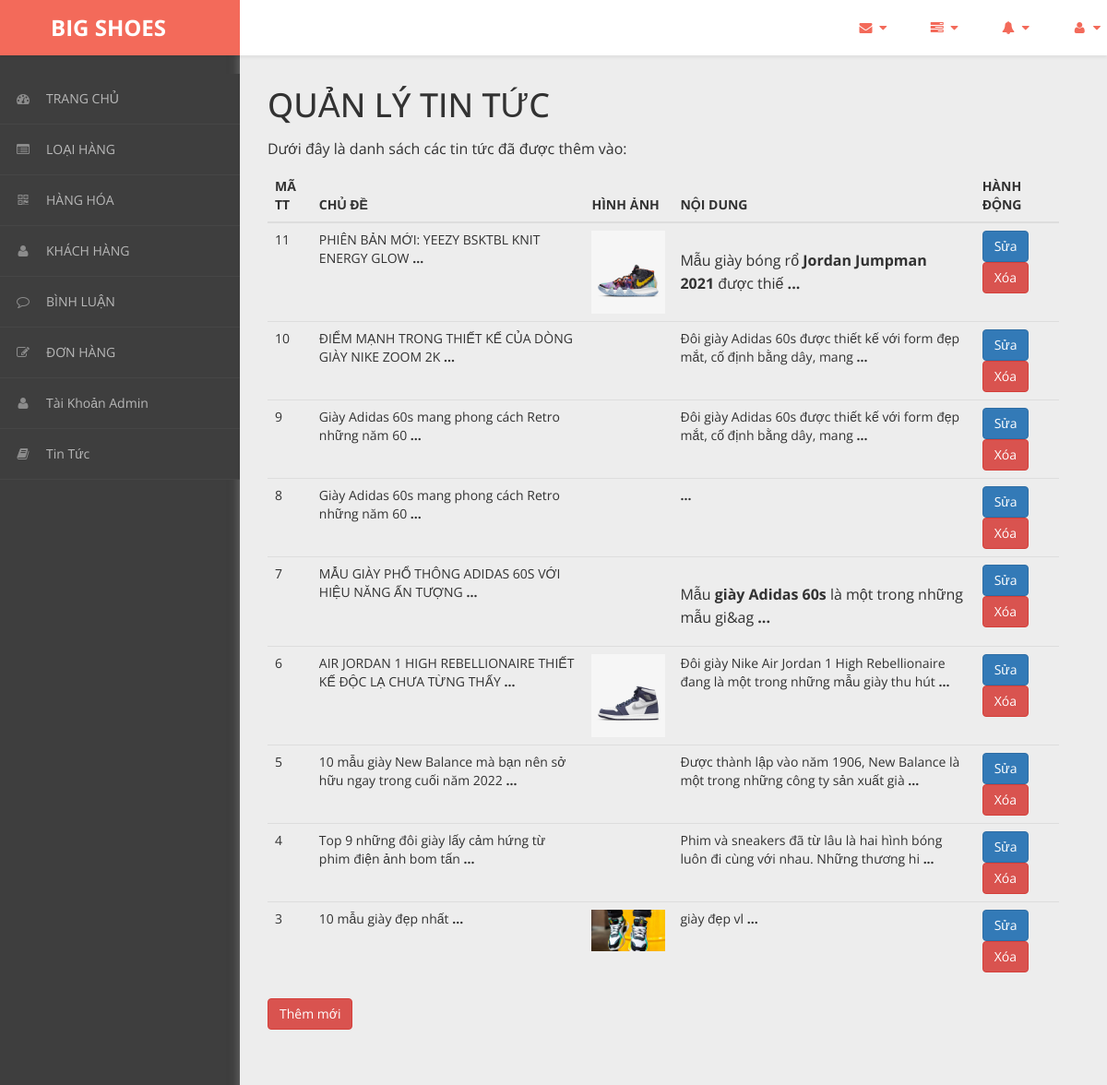
The page /admin/content/tin-tuc/tin-tuc-list.php (signed in) on the database its author committed.
### tables this page shows
CREATE TABLE `tin_tuc` (
  `ma_tt` int(11) NOT NULL,
  `chu_de` varchar(255) NOT NULL,
  `hinh` varchar(255) NOT NULL,
  `noi_dung` text NOT NULL,
  `ma_loai` int(11) NOT NULL
);

### admin/dao/pdo.php (called while the page is built, shortened)
<?php
    function pdo_get_connection(){
        $pdo = new PDO("mysql:host=localhost;dbname=bigshoes",'root','');
        $pdo->setAttribute(PDO::ATTR_ERRMODE, PDO::ERRMODE_EXCEPTION);
        return $pdo;
    }
    function pdo_query($sql){
        $sql_args = array_slice(func_get_args(),1);
        try{
            $conn = pdo_get_connection();
            $stmt = $conn ->prepare($sql);
            $stmt -> execute($sql_args);
            $rows = $stmt -> fetchAll();
            return $rows;
        }catch(PDOException $e){
            throw $e;
        }finally{
            unset($conn);
        }
    }
    ?>

### admin/dao/tin-tuc.php (called while the page is built, shortened)
<?php
    require_once ('pdo.php');
    function tin_tuc_select_all(){
        $sql = "SELECT * FROM tin_tuc ORDER BY ma_tt DESC";
        return pdo_query($sql);
    }
?>

### admin/content/tin-tuc/tin-tuc-list.php (the view, shortened to what this page needs)
<!DOCTYPE html>
<html xmlns="http://www.w3.org/1999/xhtml">
<head>
    <link href="../../../css/admin/css/bootstrap.css" rel="stylesheet" />
    <link href="../../../css/admin/css/font-awesome.css" rel="stylesheet" />
    <link href="../../../css/admin/css/custom-styles.css" rel="stylesheet" />
</head>
<body>
    <div id="wrapper">
        <nav class="navbar navbar-default top-navbar" role="navigation">
            <div class="navbar-header">
                <a class="navbar-brand" href="../../../../bigshoes/trang-chinh/"><strong style = "margin-left: 40px;">BIG SHOES</strong></a>
            </div>
            <ul class="nav navbar-top-links navbar-right">
                <li class="dropdown">
                    <a class="dropdown-toggle" data-toggle="dropdown" href="#" aria-expanded="false">
                        <i class="fa fa-envelope fa-fw"></i> <i class="fa fa-caret-down"></i>
                    </a>
                </li>
                <li class="dropdown">
                    <a class="dropdown-toggle" data-toggle="dropdown" href="#" aria-expanded="false">
                        <i class="fa fa-tasks fa-fw"></i> <i class="fa fa-caret-down"></i>
                    </a>
                </li>
                <li class="dropdown">
                    <a class="dropdown-toggle" data-toggle="dropdown" href="#" aria-expanded="false">
                        <i class="fa fa-bell fa-fw"></i> <i class="fa fa-caret-down"></i>
                    </a>
                </li>
                <li class="dropdown">
                    <a class="dropdown-toggle" data-toggle="dropdown" href="#" aria-expanded="false">
                        <i class="fa fa-user fa-fw"></i> <i class="fa fa-caret-down"></i>
                    </a>
                </li>
            </ul>
        </nav>
        <nav class="navbar-default navbar-side" role="navigation">
            <div class="sidebar-collapse">
                <ul class="nav" id="main-menu">
                    <li>
                        <a href="../thong-ke/thong-ke-list.php"><i class="fa fa-dashboard"></i>TRANG CHỦ</a>
                    </li>
                    <li>
                        <a href="../loai-hang/loai-hang-list.php"><i class="fa fa-list-alt" aria-hidden="true"></i>LOẠI HÀNG</a>
                    </li>
                    <li>
                        <a href="../hang-hoa/hang-hoa-list.php"><i class="fa fa-qrcode"></i>HÀNG HÓA</a>
                    </li>
                    <li>
                        <a href="../khach-hang/khach-hang-list.php"><i class="fa fa-user"></i>KHÁCH HÀNG</a>
                    </li>
                    <li>
                        <a href="../binh-luan/binh-luan-list.php"><i class="fa fa-comment-o" aria-hidden="true"></i>BÌNH LUẬN</a>
                    </li>
                    <li>
                        <a href="../hoa-don/hoa-don-list.php"><i class="fa fa-edit"></i>ĐƠN HÀNG</a>
                    </li>
                    <li>
                        <a href="../tai_khoan_admin/thong-tin-tk.php"><i class="fa fa-user"></i>Tài Khoản Admin</a>
                    </li>
                    <li>
                        <a href=""><i class="fa fa-book"></i>Tin Tức</a>
                    </li>
                </ul>
            </div>
        </nav>
        <div id="page-wrapper">
		  <div class="header">
                        <div class="page-header">
                            <h1>QUẢN LÝ TIN TỨC</h1>
                            <p>Dưới đây là danh sách các tin tức đã được thêm vào: </p>
                            <?php
                                require_once ('../../dao/tin-tuc.php');
                                $items = tin_tuc_select_all();
                            ?>
                            <table class="table table-hover">
                                <thead>
                                  <tr>
                                    <th>MÃ TT</th>
                                    <th>CHỦ ĐỀ</th>
                                    <th>HÌNH ẢNH</th>
                                    <th>NỘI DUNG</th>
                                    <th>HÀNH ĐỘNG</th>
                                  </tr>
                                </thead>
                                <tbody>
                                <?php foreach($items as $item){
                                     extract($item);
                                    ?>
                                  <tr>
                                    <td><?=$ma_tt?></td>
                                    <td><?=substr($chu_de,0,100)?><b> ...</b></td>
                                    <td><img src="../../../css/tin-tuc/img/<?=$hinh?>" alt="" style="width:80px;"></td>
                                    <td><?=substr($noi_dung,0,100)?><b> ...</b></td>
                                    <td>
                                        <a href="tin-tuc-update.php?ma_tt=<?=$ma_tt?>"><button class="btn btn-primary">Sửa</button></a>
                                        <a onclick = "return confirm('Bạn có chắc chắn muốn xóa ?')" href="tin-tuc-delete.php?ma_tt=<?=$ma_tt?>"><button class="btn btn-danger">Xóa</button></a>
                                    </td>
                                  </tr>
                                <?php } ?>
                                </tbody>
                              </table>
                            <a href="./tin-tuc-new.php"><button class="btn btn-danger">Thêm mới</button></a>
                        </div>
		</div>
            </div>
        </div>
</body>
</html>

### css/admin/css/custom-styles.css (style rules this page uses)
body { font-family: 'Open Sans', sans-serif; background: #3E3E3E; }
#wrapper { width: 100%; }
#page-wrapper { padding: 15px 15px; min-height: 600px; background: #EDEDED; }
h1, .h1, h2, .h2, h3, .h3 { margin-top: 7px; margin-bottom: -5px; }
p { font-size:16px; line-height:25px; padding-top:20px; }
.navbar-side { z-index: 0; }
.navbar-side .nav > li > a > i { color: #8C8C8C;padding: 8px;width: 30px;text-align: center; }
.top-navbar { position: fixed; width: 100%; z-index: 300; -webkit-box-shadow: 0 3px 3px rgba(0, 0, 0, 0.05); -moz-box-shadow: 0 3px 3px rgba(0, 0, 0, 0.05); box-shadow: 0 3px 3px rgba(0, 0, 0, 0.05); }
.navbar-side { z-index: 1; position: fixed; width: 260px; top: 80px; }
#page-wrapper { position: relative; top: 55px; box-shadow: 0 0 10px #757575; -moz-box-shadow: 0 0 10px #757575; -webkit-box-shadow: 0 0 10px #757575; }
.page-header { margin: 0;border-bottom: 1px solid transparent;text-align: left;background-color: rgb(237, 237, 237);padding: 32px 22px 32px 0;color: #323232; }
.header { margin: 0 30px; }
.top-navbar { margin:0px; }
.top-navbar .navbar-brand { color: #fff;width: 260px;text-align: left;height: 60px;font-size: 24px;font-weight: 700;line-height: 30px;background: #F36A5A; }
.top-navbar .nav > li { position: relative; display: inline-block; margin: 0px; padding: 0px; }
.top-navbar .nav > li > a { position: relative; display: block; padding: 20px;color: #FFFFFF; margin: 0px; }
.sidebar-collapse , .sidebar-collapse .nav { background:none; }
.sidebar-collapse .nav { padding:0; }
.sidebar-collapse .nav > li > a { color: #B8B8B8; background:transparent; text-shadow:none; font-size: 14px; }
.sidebar-collapse > .nav > li > a { padding: 12px 10px; }
.sidebar-collapse > .nav > li { border-bottom: 1px solid rgba(107, 108, 109, 0.19); }
.navbar-side { border:none; background: #3E3E3E; }
.top-navbar { background: #FFFFFF; border-bottom:none; }
.top-navbar .nav > li > a > i { margin-right: 2px; }
.navbar-default { border:0px solid black; }
.navbar-header { background: transparent; }
.nav > li > a > i { margin-right:10px; color: rgb(243, 106, 90); }
@media (min-width:768px) { #page-wrapper { margin: 0 0 0 260px; padding: 0; min-height: 1200px; } }
@media (min-width:768px) { .navbar-side { width: 260px; z-index: 1; } }
@media (min-width:768px) { .navbar { border-radius: 0px; } }

### rows shown on the page
tin_tuc: ma_tt "11", chu_de "PHIÊN BẢN MỚI: YEEZY BSKTBL KNIT ENERGY GLOW", hinh (picture), noi_dung "Mẫu giày bóng rổ Jordan Jumpman 2021 được thiế"
tin_tuc: ma_tt "10", chu_de "ĐIỂM MẠNH TRONG THIẾT KẾ CỦA DÒNG GIÀY NIKE ZOOM 2K", noi_dung "Đôi giày Adidas 60s được thiết kế với form đẹp mắt, cố định bằng dây, mang"
tin_tuc: ma_tt "9", chu_de "Giày Adidas 60s mang phong cách Retro những năm 60", noi_dung "Đôi giày Adidas 60s được thiết kế với form đẹp mắt, cố định bằng dây, mang"
tin_tuc: ma_tt "8", chu_de "Giày Adidas 60s mang phong cách Retro những năm 60"
tin_tuc: ma_tt "7", chu_de "MẪU GIÀY PHỔ THÔNG ADIDAS 60S VỚI HIỆU NĂNG ẤN TƯỢNG", noi_dung "Mẫu giày Adidas 60s là một trong những mẫu gi&ag"
tin_tuc: ma_tt "6", chu_de "AIR JORDAN 1 HIGH REBELLIONAIRE THIẾT KẾ ĐỘC LẠ CHƯA TỪNG THẤY", hinh (picture), noi_dung "Đôi giày Nike Air Jordan 1 High Rebellionaire đang là một trong những mẫu giày thu hút"
tin_tuc: ma_tt "5", chu_de "10 mẫu giày New Balance mà bạn nên sở hữu ngay trong cuối năm 2022", noi_dung "Được thành lập vào năm 1906, New Balance là một trong những công ty sản xuất già"
tin_tuc: ma_tt "4", chu_de "Top 9 những đôi giày lấy cảm hứng từ phim điện ảnh bom tấn", noi_dung "Phim và sneakers đã từ lâu là hai hình bóng luôn đi cùng với nhau. Những thương hi"
tin_tuc: ma_tt "3", chu_de "10 mẫu giày đẹp nhất", hinh (picture), noi_dung "giày đẹp vl"
